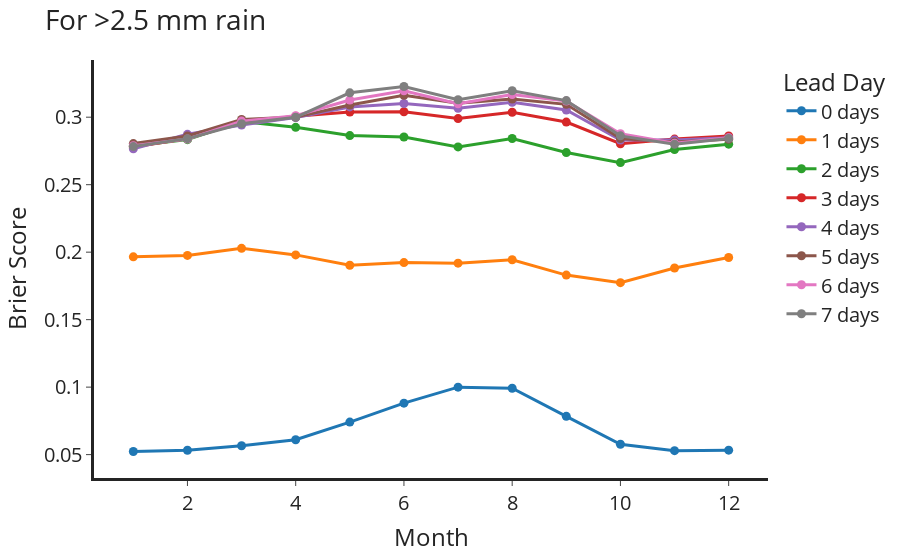

Write notebook code for a chart like this one.
### Code cell
fig = df['BS 2.5'].unstack('Lead Day').plot(template='simple_white')
fig.update_traces(line_width=3,marker_size=9,mode='markers+lines')
fig.update_layout(xaxis_linewidth=3,yaxis_linewidth=3,font_size=20,autosize=False,title='For >2.5 mm rain',yaxis_title='Brier Score')
fig.write_image(f'{WORK}/rainproj/figures/2.5mm_rain_brier_score.png')
fig.show()

### Figure 1 — Plotly figure (JSON) as saved in the notebook; plotly's stock layout.template omitted (floating-point values rounded to 4 significant figures)
{"data": [{"hovertemplate": "Lead Day=0 days<br>Month=%{x}<br>value=%{y}<extra></extra>", "legendgroup": "0 days", "line": {"color": "#1F77B4", "dash": "solid", "width": 3}, "marker": {"size": 9, "symbol": "circle"}, "mode": "markers+lines", "name": "0 days", "orientation": "v", "showlegend": true, "type": "scatter", "x": [1, 2, 3, 4, 5, 6, 7, 8, 9, 10, 11, 12], "xaxis": "x", "y": [0.05233, 0.05325, 0.05657, 0.06103, 0.07411, 0.08812, 0.09999, 0.09917, 0.07834, 0.05765, 0.05294, 0.05332], "yaxis": "y"}, {"hovertemplate": "Lead Day=1 days<br>Month=%{x}<br>value=%{y}<extra></extra>", "legendgroup": "1 days", "line": {"color": "#FF7F0E", "dash": "solid", "width": 3}, "marker": {"size": 9, "symbol": "circle"}, "mode": "markers+lines", "name": "1 days", "orientation": "v", "showlegend": true, "type": "scatter", "x": [1, 2, 3, 4, 5, 6, 7, 8, 9, 10, 11, 12], "xaxis": "x", "y": [0.1965, 0.1976, 0.2029, 0.198, 0.1903, 0.1923, 0.1919, 0.1944, 0.183, 0.1774, 0.1883, 0.196], "yaxis": "y"}, {"hovertemplate": "Lead Day=2 days<br>Month=%{x}<br>value=%{y}<extra></extra>", "legendgroup": "2 days", "line": {"color": "#2CA02C", "dash": "solid", "width": 3}, "marker": {"size": 9, "symbol": "circle"}, "mode": "markers+lines", "name": "2 days", "orientation": "v", "showlegend": true, "type": "scatter", "x": [1, 2, 3, 4, 5, 6, 7, 8, 9, 10, 11, 12], "xaxis": "x", "y": [0.2787, 0.2834, 0.2967, 0.2925, 0.2864, 0.2853, 0.278, 0.2842, 0.2738, 0.2664, 0.276, 0.28], "yaxis": "y"}, {"hovertemplate": "Lead Day=3 days<br>Month=%{x}<br>value=%{y}<extra></extra>", "legendgroup": "3 days", "line": {"color": "#D62728", "dash": "solid", "width": 3}, "marker": {"size": 9, "symbol": "circle"}, "mode": "markers+lines", "name": "3 days", "orientation": "v", "showlegend": true, "type": "scatter", "x": [1, 2, 3, 4, 5, 6, 7, 8, 9, 10, 11, 12], "xaxis": "x", "y": [0.2778, 0.2841, 0.2961, 0.3007, 0.3038, 0.304, 0.299, 0.3037, 0.2964, 0.2804, 0.2838, 0.2861], "yaxis": "y"}, {"hovertemplate": "Lead Day=4 days<br>Month=%{x}<br>value=%{y}<extra></extra>", "legendgroup": "4 days", "line": {"color": "#9467BD", "dash": "solid", "width": 3}, "marker": {"size": 9, "symbol": "circle"}, "mode": "markers+lines", "name": "4 days", "orientation": "v", "showlegend": true, "type": "scatter", "x": [1, 2, 3, 4, 5, 6, 7, 8, 9, 10, 11, 12], "xaxis": "x", "y": [0.2766, 0.2873, 0.2942, 0.2998, 0.3076, 0.3101, 0.3066, 0.3111, 0.3053, 0.2831, 0.2832, 0.2849], "yaxis": "y"}, {"hovertemplate": "Lead Day=5 days<br>Month=%{x}<br>value=%{y}<extra></extra>", "legendgroup": "5 days", "line": {"color": "#8C564B", "dash": "solid", "width": 3}, "marker": {"size": 9, "symbol": "circle"}, "mode": "markers+lines", "name": "5 days", "orientation": "v", "showlegend": true, "type": "scatter", "x": [1, 2, 3, 4, 5, 6, 7, 8, 9, 10, 11, 12], "xaxis": "x", "y": [0.2804, 0.2861, 0.2984, 0.3001, 0.309, 0.3162, 0.3103, 0.3135, 0.3095, 0.2842, 0.2817, 0.2836], "yaxis": "y"}, {"hovertemplate": "Lead Day=6 days<br>Month=%{x}<br>value=%{y}<extra></extra>", "legendgroup": "6 days", "line": {"color": "#E377C2", "dash": "solid", "width": 3}, "marker": {"size": 9, "symbol": "circle"}, "mode": "markers+lines", "name": "6 days", "orientation": "v", "showlegend": true, "type": "scatter", "x": [1, 2, 3, 4, 5, 6, 7, 8, 9, 10, 11, 12], "xaxis": "x", "y": [0.2788, 0.2838, 0.2971, 0.3011, 0.3127, 0.3195, 0.31, 0.3168, 0.3119, 0.2877, 0.2807, 0.2847], "yaxis": "y"}, {"hovertemplate": "Lead Day=7 days<br>Month=%{x}<br>value=%{y}<extra></extra>", "legendgroup": "7 days", "line": {"color": "#7F7F7F", "dash": "solid", "width": 3}, "marker": {"size": 9, "symbol": "circle"}, "mode": "markers+lines", "name": "7 days", "orientation": "v", "showlegend": true, "type": "scatter", "x": [1, 2, 3, 4, 5, 6, 7, 8, 9, 10, 11, 12], "xaxis": "x", "y": [0.2782, 0.2841, 0.2951, 0.2999, 0.3181, 0.3227, 0.3129, 0.3196, 0.3123, 0.2862, 0.2799, 0.2843], "yaxis": "y"}], "layout": {"autosize": false, "font": {"size": 20}, "legend": {"title": {"text": "Lead Day"}, "tracegroupgap": 0}, "margin": {"t": 60}, "title": {"text": "For >2.5 mm rain"}, "xaxis": {"anchor": "y", "domain": [0, 1], "linewidth": 3, "title": {"text": "Month"}}, "yaxis": {"anchor": "x", "domain": [0, 1], "linewidth": 3, "title": {"text": "Brier Score"}}}}
